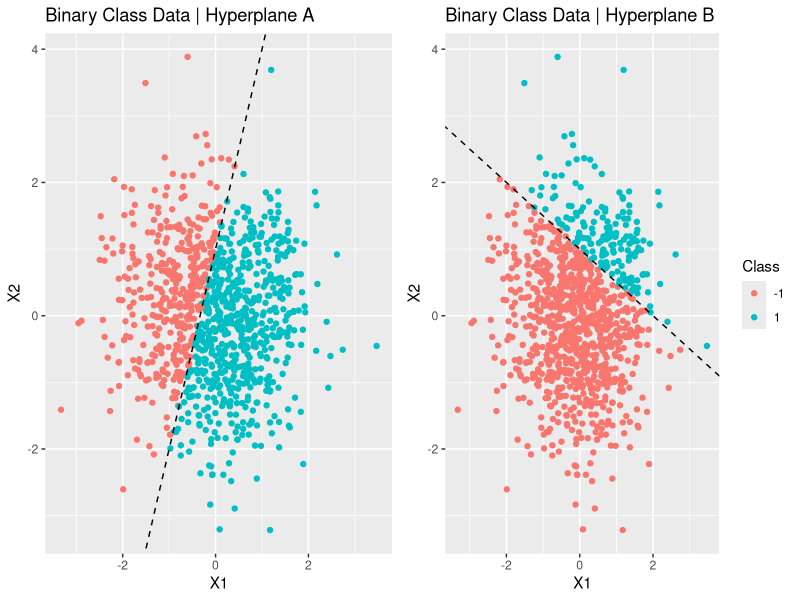
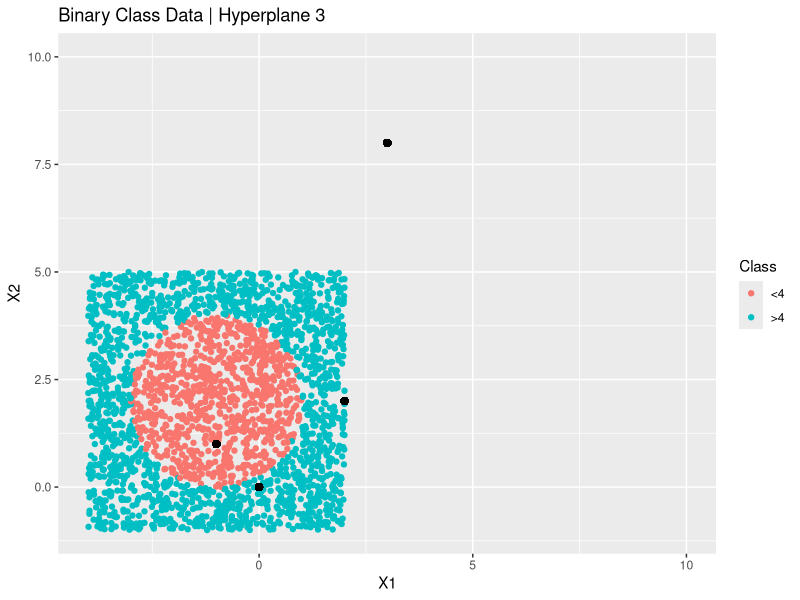
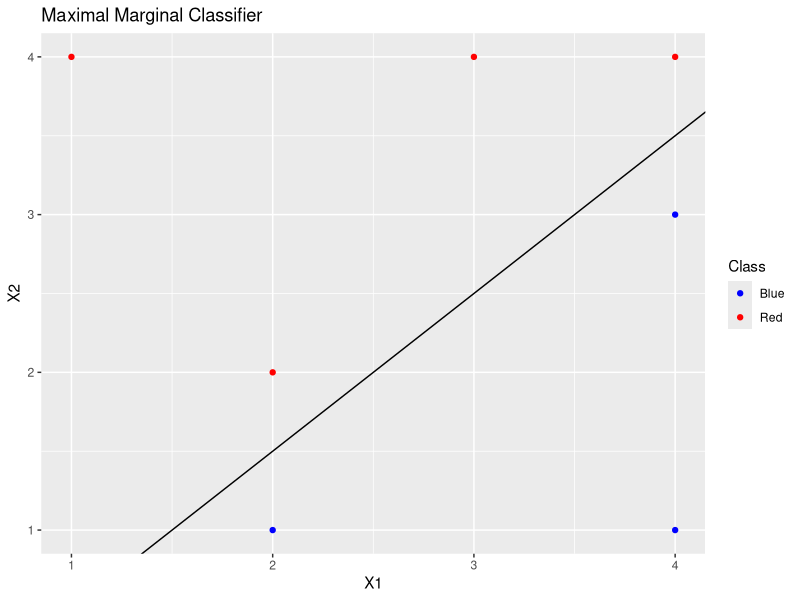
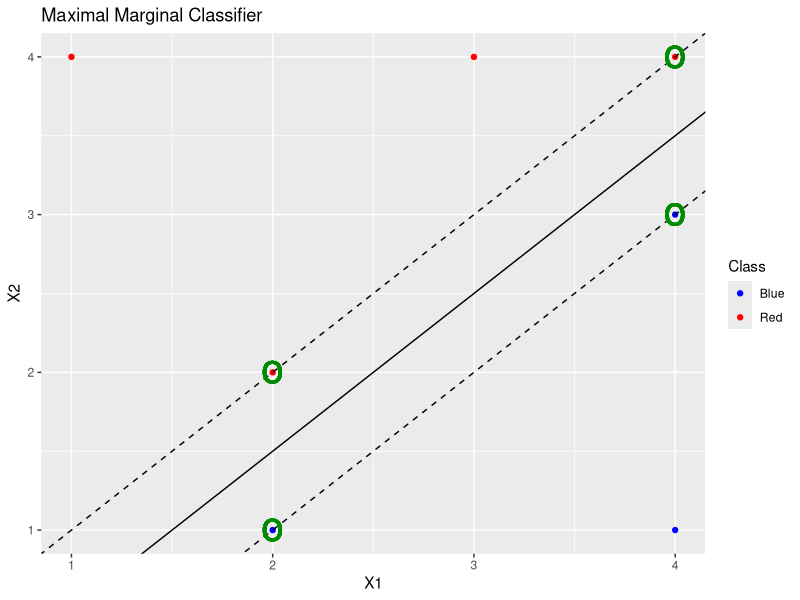
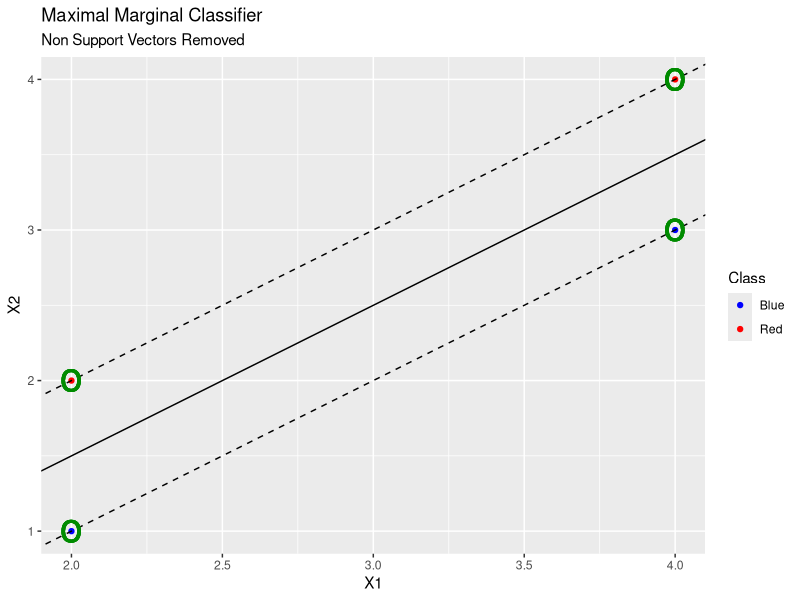
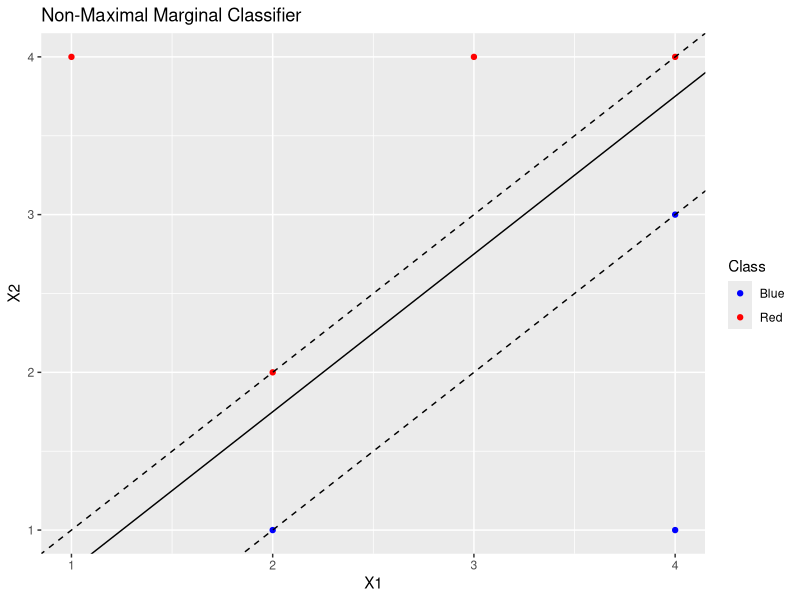
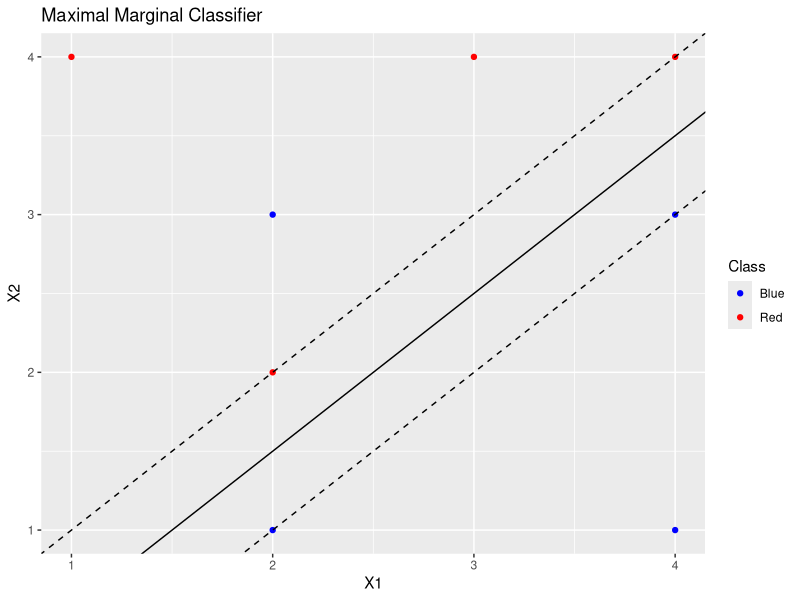
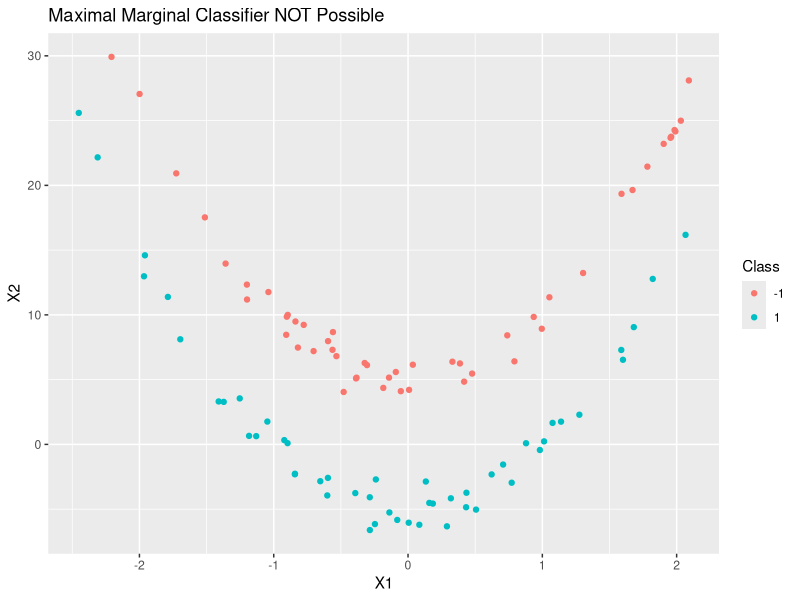

These figures' R source, in order:
## ---- chunk 1
suppressPackageStartupMessages(library(gridExtra))
suppressPackageStartupMessages(library(ggplot2))

# data setup
x <- matrix(rnorm(1000*2), ncol = 2)

# define hyperplane 1 (part A)
hyperplane1 <- 1 + 3*x[, 1] - x[, 2]
y <- ifelse(hyperplane1 > 0, 1, -1)

# define hyperplane 2 (part b)
hyperplane2 <- -2 + x[, 1] + 2*x[, 2]
y2 <- ifelse(hyperplane2 > 0, 1, -1)

par(mfrow = c(1, 2))

# plot hyperplanes
plot1 <- ggplot(data.frame(x = x,
                  y = factor(y, levels = c(-1, 1))), aes(x.1, x.2, color=y)) +
            geom_point(show.legend = FALSE) +
            geom_abline(intercept = 1,
                        slope = 3,
                        linetype = 'dashed') +
            ggtitle("Binary Class Data | Hyperplane A") +
            xlab("X1") +
            ylab("X2") +
            labs(color = "Class")

plot2 <- ggplot(data.frame(x = x,
                  y = factor(y2, levels = c(-1, 1))), aes(x.1, x.2, color=y)) +
            geom_point() +
            geom_abline(intercept = 1,
                        slope = -0.5,
                        linetype = 'dashed') +
            ggtitle("Binary Class Data | Hyperplane B") +
            xlab("X1") +
            ylab("X2") +
            labs(color = "Class")

grid.arrange(plot1, plot2, ncol = 2)
## ---- chunk 2
# data setup
x_1 <- runif(2500, min = -4, max = 2)
x_2 <- runif(2500, min = -1, max = 5)

# define hyperplane
hyperplane3 <- (1 + x_1)^2 + (2 - x_2)^2 - 4
y3 <- factor(ifelse(hyperplane3 > 0, ">4", "<4"))

df <- data.frame(x1 = x_1,
                 x2 = x_2,
                 y = y3)

# plot hyperplane with additional points in black
ggplot(df, aes(x1, x2, color=y)) +
    geom_point() +
    geom_point(x = 0,
               y = 0,
               col = 'black',
               cex = 2) +
    geom_point(x = -1,
               y = 1,
               col = 'black',
               cex = 2) +
    geom_point(x = 2,
               y = 2,
               col = 'black',
               cex = 2) +
    geom_point(x = 3,
               y = 8,
               col = 'black',
               cex = 2) +
    ggtitle("Binary Class Data | Hyperplane 3") +
    scale_y_continuous(limits = c(-1, 10)) +
    scale_x_continuous(limits = c(-4, 10)) +
    xlab("X1") +
    ylab("X2") +
    labs(color = "Class")
## ---- chunk 3
# data setup
df <- data.frame(x_1 = c(3,2,4,1,2,4,4),
                 x_2 = c(4,2,4,4,1,3,1),
                 y = c(rep("Red", 4), rep("Blue", 3)))

# plot MMC
ggplot(df, aes(x_1, x_2, color = y)) +
    geom_point() +
    geom_abline(intercept = -0.5,
                slope = 1,
                linetype = 'solid') +
    scale_color_manual(values = c("Red" = 'red', "Blue" = 'blue')) +
    ggtitle("Maximal Marginal Classifier") +
    xlab("X1") +
    ylab("X2") +
    labs(color = 'Class')
## ---- chunk 4
# illustrate support vectors and margins
ggplot(df, aes(x_1, x_2, color = y)) +
    geom_point() +
    geom_abline(intercept = -0.5,
                slope = 1,
                linetype = 'solid') +
    geom_abline(intercept = -0,
                slope = 1,
                linetype = 'dashed') +
    geom_abline(intercept = -1,
                slope = 1,
                linetype = 'dashed') +
    geom_point(x = 2,
               y = 2,
               color = 'green4',
               size = 10,
               shape = "o") +
    geom_point(x = 2,
               y = 1,
               color = 'green4',
               size = 10,
               shape = "o") +
    geom_point(x = 4,
               y = 3,
               color = 'green4',
               size = 10,
               shape = "o") +
    geom_point(x = 4,
               y = 4,
               color = 'green4',
               size = 10,
               shape = "o") +    
    scale_color_manual(values = c("Red" = 'red', "Blue" = 'blue')) +
    ggtitle("Maximal Marginal Classifier") +
    xlab("X1") +
    ylab("X2") +
    labs(color = 'Class')
## ---- chunk 5
# remove non support vectors
sub_df <- df[-c(1, 4, 7), ]

# remove non support vectors
ggplot(sub_df, aes(x_1, x_2, color = y)) +
    geom_point() +
    geom_abline(intercept = -0.5,
                slope = 1,
                linetype = 'solid') +
    geom_abline(intercept = -0,
                slope = 1,
                linetype = 'dashed') +
    geom_abline(intercept = -1,
                slope = 1,
                linetype = 'dashed') +
    geom_point(x = 2,
               y = 2,
               color = 'green4',
               size = 10,
               shape = "o") +
    geom_point(x = 2,
               y = 1,
               color = 'green4',
               size = 10,
               shape = "o") +
    geom_point(x = 4,
               y = 3,
               color = 'green4',
               size = 10,
               shape = "o") +
    geom_point(x = 4,
               y = 4,
               color = 'green4',
               size = 10,
               shape = "o") +    
    scale_color_manual(values = c("Red" = 'red', "Blue" = 'blue')) +
    ggtitle("Maximal Marginal Classifier",
            "Non Support Vectors Removed") +
    xlab("X1") +
    ylab("X2") +
    labs(color = 'Class')
## ---- chunk 6
# illustrate non-maximal margin classifier
ggplot(df, aes(x_1, x_2, color = y)) +
    geom_point() +
    geom_abline(intercept = -0.25,
                slope = 1,
                linetype = 'solid') +
    geom_abline(intercept = -0,
                slope = 1,
                linetype = 'dashed') +
    geom_abline(intercept = -1,
                slope = 1,
                linetype = 'dashed') +
    scale_color_manual(values = c("Red" = 'red', "Blue" = 'blue')) +
    ggtitle("Non-Maximal Marginal Classifier") +
    xlab("X1") +
    ylab("X2") +
    labs(color = 'Class')
## ---- chunk 7
new.point <- data.frame(x_1 = 2,
                        x_2 = 3,
                        y = "Blue")
df <- rbind(df, new.point)

# illustrate tha data set where a non-maximal is not possible
ggplot(df, aes(x_1, x_2, color = y)) +
    geom_point() +
    geom_abline(intercept = -0.5,
                slope = 1,
                linetype = 'solid') +
    geom_abline(intercept = -0,
                slope = 1,
                linetype = 'dashed') +
    geom_abline(intercept = -1,
                slope = 1,
                linetype = 'dashed') +
    scale_color_manual(values = c("Red" = 'red', "Blue" = 'blue')) +
    ggtitle("Maximal Marginal Classifier") +
    xlab("X1") +
    ylab("X2") +
    labs(color = 'Class')
## ---- chunk 8
suppressPackageStartupMessages(library(e1071))
suppressPackageStartupMessages(library(caret))
set.seed(2)

# data setup
x_1 <- rnorm(100)
x_2 <- 5*(x_1^2) + rnorm(100)
idx <- sample(100, 50)
x_2[idx] <- x_2[idx] + 5
x_2[-idx] <- x_2[-idx] - 5
y <- factor(ifelse(x_2 > 5*(x_1^2) + rnorm(100), -1, 1), levels = c(-1, 1))

df <- data.frame(x.1 = x_1, 
                 x.2 = x_2,
                 y = y)

# plot data
ggplot(df, aes(x.1, x.2, color = y)) +
    geom_point() +
    ggtitle("Maximal Marginal Classifier NOT Possible") +
    xlab("X1") +
    ylab("X2") +
    labs(color = 'Class')

set.seed(5)
train <- sample(100, 75)

# linear support vector machine
linear.svm <- svm(y ~ .,
                  data = df[train,],
                  kernel = 'linear')
plot(linear.svm, df[train,])

# polynomial support vector machine
poly.svm <- svm(y ~ .,
                data = df[train,],
                kernel = 'polynomial',
                degree = 2)
plot(poly.svm, df[train,])

# radial support vector machine
radial.svm <- svm(y ~ .,
                  data = df[train,],
                  kernel = 'radial',
                  gamma = 2)
plot(radial.svm, df[train,])

# prediction
linear.svm.yhat <- predict(linear.svm, newdata = df[-train, ])
poly.svm.yhat <- predict(poly.svm, newdata = df[-train, ])
radial.svm.yhat <- predict(radial.svm, newdata = df[-train, ])

linear.svm.acc <- confusionMatrix(df[-train, 'y'], linear.svm.yhat)$overall[1]
poly.svm.acc <- confusionMatrix(df[-train, 'y'], poly.svm.yhat)$overall[1]
radial.svm.acc <- confusionMatrix(df[-train, 'y'], radial.svm.yhat)$overall[1]

print(paste("Linear SVM test accuracy =",
            linear.svm.acc,
            "with",
            linear.svm$tot.nSV,
            "support vectors."))
print(paste("Polynomial SVM test accuracy =",
            poly.svm.acc,
            "with",
            poly.svm$tot.nSV,
            "support vectors."))
print(paste("Radial SVM test accuracy =",
            radial.svm.acc,
            "with",
            radial.svm$tot.nSV,
            "support vectors."))
## ---- chunk 9
x1 <- runif(500) - 0.5
x2 <- runif(500) - 0.5
y <- 1 * (x1^2 - x2^2 > 0)
## ---- chunk 10
df <- data.frame(x1 = x1,
                 x2 = x2,
                 y = factor(y, levels = c(0, 1)))

ggplot(df, aes(x1, x2, color = y)) +
    geom_point() +
    ggtitle("True Nonlinear Decision Boundary") +
    xlab("X1") +
    ylab("X2") +
    labs(color = "Class")
## ---- chunk 11
log.mod <- glm(y ~ .,
               data = df,
               family = 'binomial')
## ---- chunk 12
log.mod.y.prob <- predict(log.mod, newdata = df, type = "response")
threshold <- 0.5
log.mod.y.hat <- ifelse(log.mod.y.prob >= threshold, 1, 0)

df$y_hat <- factor(log.mod.y.hat, levels = c(0, 1))

ggplot(df, aes(x1, x2, color = y_hat)) +
    geom_point() +
    ggtitle("Logistic Regression Linear Decision Boundary") +
    xlab("X1") +
    ylab("X2") +
    labs(color = "Precdicted Class")
## ---- chunk 13
non.linear.log.mod <- glm(y ~ poly(x1, 2) + poly(x2, 2) + x1*x2,
                          data = df,
                          family = 'binomial')
## ---- chunk 14
non.linear.log.mod.y.prob <- predict(non.linear.log.mod,
                                     newdata = df,
                                     type = 'response')
threshold <- 0.5
non.linear.log.mod.y.hat <- ifelse(non.linear.log.mod.y.prob >= threshold,
                                   1, 0)

df$non_lin_y_hat <- factor(non.linear.log.mod.y.hat, levels = c(0, 1))

ggplot(df, aes(x1, x2, color = non_lin_y_hat)) +
    geom_point() +
    ggtitle("Logistic Regression Non-Linear Decision Boundary") +
    xlab("X1") +
    ylab("X2") +
    labs(color = "Precdicted Class")
## ---- chunk 15
svm.mod <- svm(y ~ x1 + x2,
               data = df,
               kernel = 'linear')
svm.mod.y.hat <- predict(svm.mod, newdata = df)

df$svm_y_hat <- svm.mod.y.hat

ggplot(df, aes(x1, x2, color = svm_y_hat)) +
    geom_point() +
    ggtitle("SVM Linear Decision Boundary") +
    xlab("X1") +
    ylab("X2") +
    labs(color = "Precdicted Class")
## ---- chunk 16
svm.mod.nonlin <- svm(y ~ x1 + x2,
               data = df,
               kernel = 'polynomial',
               degree = 2)
svm.mod.nonlin.y.hat <- predict(svm.mod.nonlin, newdata = df)

df$svm_y_hat_nonlin <- svm.mod.nonlin.y.hat

ggplot(df, aes(x1, x2, color = svm_y_hat_nonlin)) +
    geom_point() +
    ggtitle("SVM Non-Linear Decision Boundary") +
    xlab("X1") +
    ylab("X2") +
    labs(color = "Precdicted Class")
## ---- chunk 17
# set seed for reproducibility
set.seed(1)
# randomly generate data from a Gaussian Distribution
x_1 <- rnorm(1000)
x_2 <- rnorm(1000)
# create an index that will be used to separate the classes
idx <- sample(1000, 500)
x_2[idx] <- x_2[idx] + 3
x_2[-idx] <- x_2[-idx] - 3

# create separating hyperplane at 0.5
hyperplane <- 0
y <- ifelse(x_2 <= hyperplane, 1, -1)

train.df <- data.frame(x1 = x_1,
                       x2 = x_2,
                       y = factor(y, levels = c(-1, 1)))

# plot to illustrate barely separated classes
ggplot(train.df, aes(x1, x2, color = y)) +
    geom_point() +
    ggtitle("Barely Separated Classes") +
    xlab("X1") +
    ylab("X2") +
    labs(color = 'Class')
## ---- chunk 18
cost.values <- c(0.1, 1, 5, 10, 50, 100, 1000, 10000)

tuned.svm <- tune(svm,
                  y ~ .,
                  data = train.df,
                  kernel = 'linear',
                  ranges = list(cost = cost.values))

error.df <- data.frame(Cost = tuned.svm$performances$cost,
                       Train_MisClass = tuned.svm$performances$error * 1000)
error.df
## ---- chunk 19
# generate test data by changing seed
set.seed(5)
x_1 <- rnorm(1000)
x_2 <- rnorm(1000) + rnorm(1000) 
idx <- sample(1000, 500)
x_2[idx] <- x_2[idx] + 1
x_2[-idx] <- x_2[-idx] - 1

hyperplane <- 0
y <- ifelse(x_2 <= hyperplane, 1, -1)

test.df <- data.frame(x1 = x_1,
                      x2 = x_2,
                      y = factor(y, levels = c(-1, 1)))

# plot to illustrate barely separated classes
ggplot(test.df, aes(x1, x2, color = y)) +
    geom_point() +
    ggtitle("Test Data") +
    xlab("X1") +
    ylab("X2") +
    labs(color = 'Class')

# prediction
test.errors <- rep(0, length(cost.values))
for (i in 1:length(cost.values)) {
    svm.mod <- svm(y ~ .,
                   data = train.df,
                   kernel = 'linear',
                   cost = cost.values[i])
    y.hat <- predict(svm.mod, newdata = test.df)
    test.errors[i] <- sum(y.hat != test.df$y)
}


error.df$Test_MisClass <- test.errors
error.df
